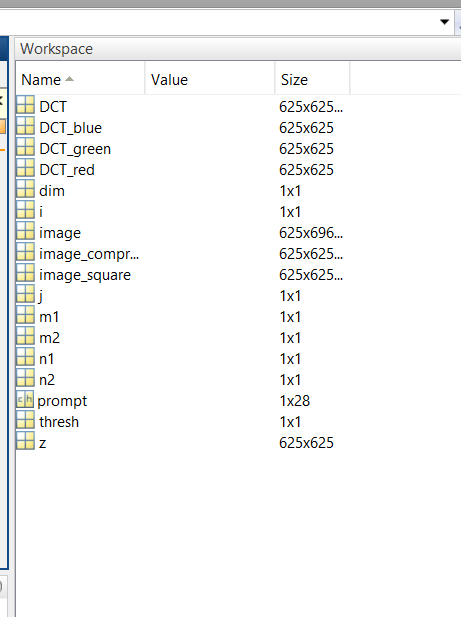
%> input picture DCT/lab131.png, 461 x 617 px, given in place of Lenna.png, which was not available
$ octave DCT_lab.m   (GNU Octave 9; MATLAB toolbox functions it lacks are replaced by stand-ins)
%> lines starting %> are read from the running program, lines starting %| are printed output that depends on the picture; pictures that were not available may be replaced by others from this repository, and a replacement may not be noted
% Created By : Dheeraj Kumar, ECE , IIIT, Nagpur.
clc; clear all; close all;


%% Reading an input image
image=double((imread('Lenna.png')));

%% Computing the size of an image
[m1,n1,dim]=size(image);
%> m1 = 617; n1 = 461; dim = 3
z=min(m1,n1);
%> z = 461

%% Threshold Value
prompt = 'Enter the threshold value?  ';
thresh = input(prompt);
%> the answer given: 100

%% Resize the image to make it square
image_square=(imresize(image,[z z]));
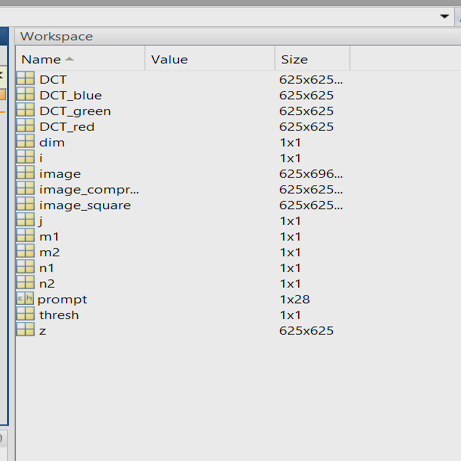
%> image_square: size 461x461x3 double; mean R, G, B 246, 246.4, 246.1; drawn with min black and max white

%% Compute the size of a square image
[m2,n2]=size(image_square);
%> m2 = 461; n2 = 1383

%% Calculation the DCT basis matrix
for i=1:m2
    for j=1:m2
        if(i==1)
          z(i,j)=sqrt(1/n2)*cos(((2*j-1)*(i-1)*pi)/(2*n2));
        else
          z(i,j)=sqrt(2/n2)*cos(((2*j-1)*(i-1)*pi)/(2*n2));
        end
    end
end
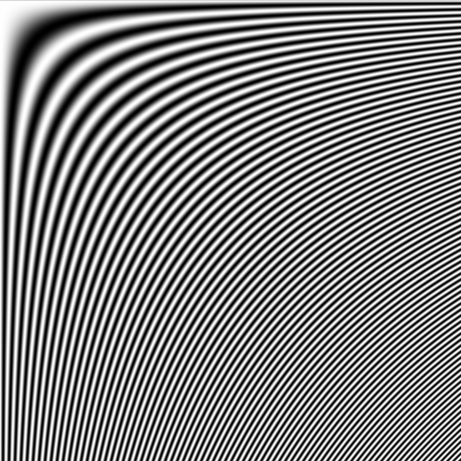
%> z: size 461x461 double; min -0.038, max 0.038, mean 0.000141; drawn with min black and max white

%% Calculate the DCT coefficents for each RGB components of an image
DCT_red=z*image_square(:,:,1)*z';
DCT_green=z*image_square(:,:,2)*z';
DCT_blue=z*image_square(:,:,3)*z';


%% Truncating the DCT coefficients to achieve compression for each channel
DCT_red(abs(DCT_red)<thresh)=0;
DCT_green(abs(DCT_green)<thresh)=0;
DCT_blue(abs(DCT_blue)<thresh)=0;

DCT(:,:,1)=DCT_red;
DCT(:,:,2)=DCT_green;
DCT(:,:,3)=DCT_blue;
%% Reconstruction of the compresed image from each channel
image_compressed(:,:,1)=z'*DCT_red*z;
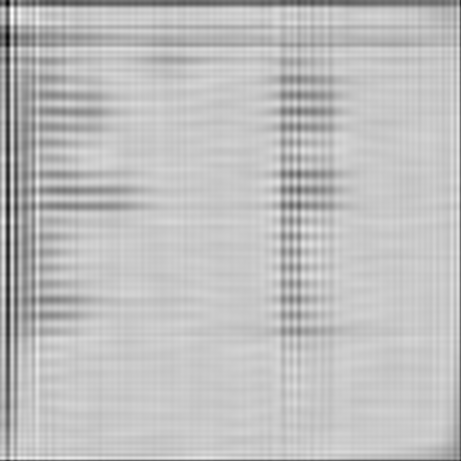
%> image_compressed: size 461x461 double; min 63.89, max 306.3, mean 245.5; drawn with min black and max white
image_compressed(:,:,2)=z'*DCT_green*z;
image_compressed(:,:,3)=z'*DCT_blue*z;
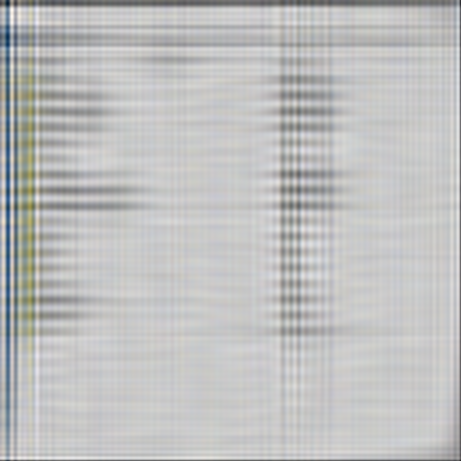
%> image_compressed: size 461x461x3 double; mean R, G, B 245.5, 245.9, 245.6; drawn with min black and max white

imwrite(uint8(image_compressed),'Compressed_image_coloured.jpeg');
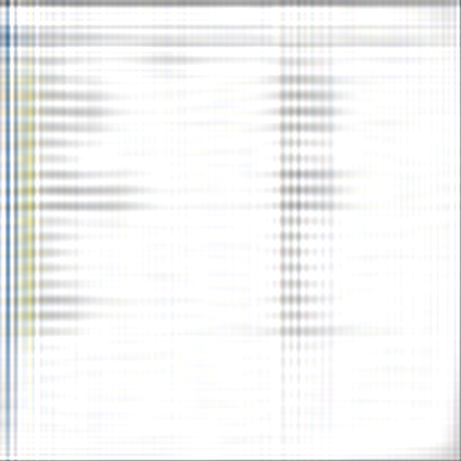
%> saved as Compressed_image_coloured.jpeg: size 461x461x3 uint8; mean R, G, B 244, 244.5, 244.2

%% Plotting the results
figure();
subplot(121);
imshow(uint8(image_square)),title('Original image');
subplot(122);
imshow(uint8(image_compressed)),title('Compressed image');
